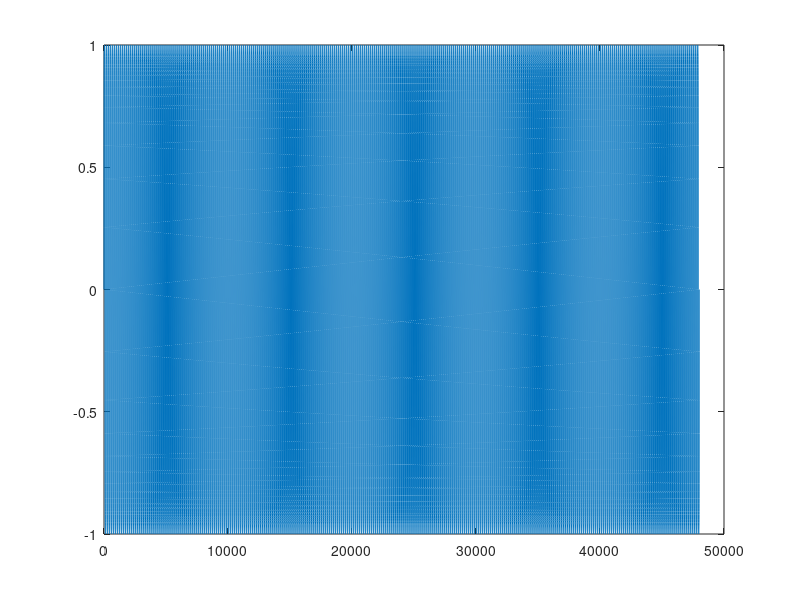

Write MATLAB code to recreate this figure. (Note: this script raises an error after producing the figure.)
%Soft Clipper Prototype

clear all;
clc;
N = 48000;
y = zeros(N, 1);
t = linspace(0,1,N);
f = 300;

kPos = 10; 
kNeg = 10;
posThresh = 1;
negThresh = 1;

x = sin(2*pi*f*t);    
for n = 1:N
      if x(n)>= 0
        y(n) = (posThresh/atan(kPos))*atan(kPos*x(n));
       else
        y(n) = (negThresh/atan(kNeg))*atan(kNeg*x(n));  
       end
    
end
y = y';
figure(1);
plot(y);
figure(2);
thd(y);
     
    